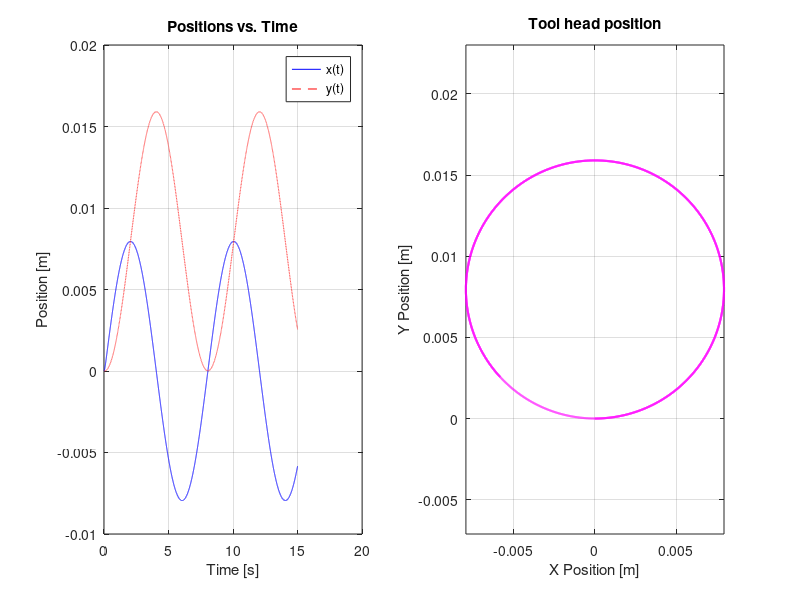
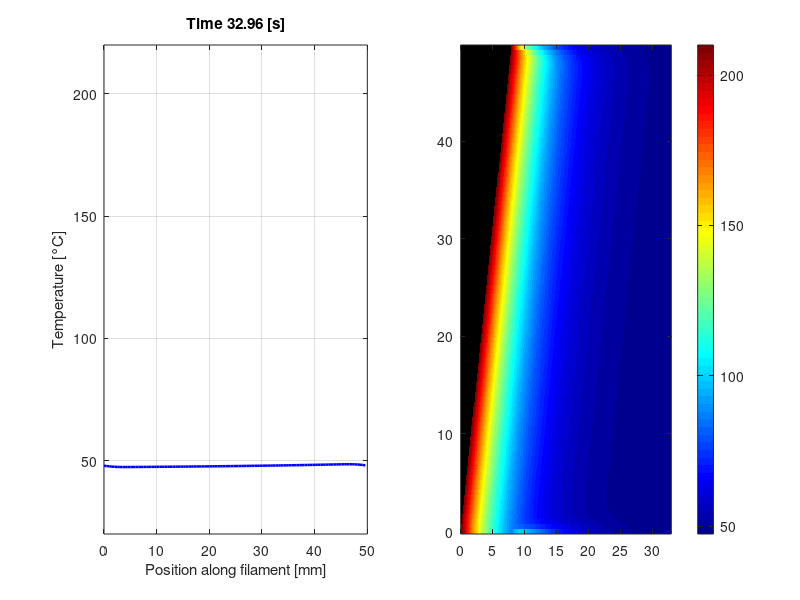

Source code (MATLAB) for these figures, in order: (Note: this script raises an error after producing the figures.)
clear, clc

%Variables%
r_m = 0.018;         % Motor radius [m]
L_m = 1e-4;         % Motor induction [H]
R_m = 2.0;         % Motor resistor [Ohm]
J_m = 1e-5;         % Motor inertia [kg*m^2]
K_m = 0.05;         % Motor constant [N*m/A]
m_tool = 0.5;      % Tool head mass [kg]
%u_n = ;         % Nozzle voltage
%i_n = ;         % Nozzle current
%C_n = ;         % Nozzle capacitor
%C_tn = ;        % Nozzle thermal capacity
%R_tn = ;        % Nozzle thermal resistance
%R_n = ;         % Nozzle resistor
mu_r = 0.3;        % Bearing friction rolling [N*s/m]
mu_lx = 0.5;       % Bearing friction linear x-direction [N*s/m]
mu_ly = 0.5;       % Bearing friction linear y-direction [N*s/m]
dx = 0.3;         % Print area dimension x [m]
dy = 0.3;         % Print area dimension y [m]

% Heat Transfer & Thermal Variables %
d = 0.0004;        % Filament cross-section dimension [m]
rho = 1240;        % Filament density [kg/m^3]
c_p = 1800;        % Specific heat capacity [J/(kg*K)]
k_cond = 0.13;     % Thermal conductivity [W/(m*K)]
alpha = k_cond/(rho*c_p); % Thermal diffusivity [m^2/s]
h_air = 20;        % Air convection coefficient [W/(m^2*K)]
h_bed = 100;       % Bed contact conduction coefficient [W/(m^2*K)]
T_e = 25;          % Environmental temperature [°C]
T_b = 60;          % Print bed temperature [°C]
T_n = 210;         % Nozzle temperature [°C]
N = 100;            % Number of spatial grid cells

%%%%%%%%%%%%%%%%%%%%%%%%%%%%%%%%%%%%%%%%%%%%%%%%%%%%%%%%%%%%%%%%%%%%%%%%%%%

J_eff = 1/(J_m + 0.5*m_tool*r_m^2);   % effective inertia

% x-dynamics
A_x = [0,               1,                                  0;
       0,  -J_eff * r_m^2 * (4*mu_r + mu_lx),     (J_eff*r_m*K_m)/2;
       0,       -(2*K_m)/(r_m*L_m),                    -R_m/L_m];
B_x = [0; 0; 1/L_m];
C_x = [1, 0, 0];
D_x = 0;

eig(A_x)
sys_x = ss(A_x, B_x, C_x, D_x);


% Inputs
t    = 0:0.001:15;                % Simulation time [s]
f    = 0.025;                     % Frequency [Hz] (1 circle per second)
w    = 2 * pi * f;            % Angular frequency [rad/s]
U_0  = 0.05;                    % Input voltage amplitude [V]

% Decoupled inputs
u_x = U_0 * cos(5* w * t);
%u_x = 0*t;
u_y = U_0 * sin(5* w * t);
%u_y = 1*t;

if u_x == 0
    A_y = [0,               1,                                  0;
           0,  -J_eff * r_m^2 * (2*mu_r + mu_ly),     (J_eff*r_m*K_m)/2;
           0,       -(2*K_m)/(r_m*L_m),                    -R_m/L_m];
    B_y = [0; 0; 1/L_m];
    C_y = [1, 0, 0];
    D_y = 0;

    sys_y = ss(A_y, B_y, C_y, D_y);

else
    A_y = [0,               1,                                  0;
       0,  -J_eff * r_m^2 * (4*mu_r + mu_ly),     (J_eff*r_m*K_m)/2;
       0,       -(2*K_m)/(r_m*L_m),                    -R_m/L_m];
    B_y = [0; 0; 1/L_m];
    C_y = [1, 0, 0];
    D_y = 0;

    sys_y = ss(A_y, B_y, C_y, D_y);
end

eig(A_y)
% Calculate actual physical motor voltages
u_ml = (u_x + u_y) / 2;
u_mr = (u_x - u_y) / 2;

% Run 
x_pos = lsim(sys_x, u_x, t);
y_pos = lsim(sys_y, u_y, t);

% Initialize combined figure
figure('Name', 'CoreXY Toolhead Motion');

% Position vs. Time
subplot(1, 2, 1);
plot(t, x_pos, 'b-', 'DisplayName', 'x(t)');
hold on;
plot(t, y_pos, 'r--', 'DisplayName', 'y(t)');
hold off;
grid on;
xlabel('Time [s]');
ylabel('Position [m]');
title('Positions vs. Time');
legend('Location', 'best');

% 2D Print Bed Trajectory (XY Plane)
subplot(1, 2, 2);
plot(x_pos, y_pos, 'm-', 'LineWidth', 1.5);
grid on;
axis equal;
xlabel('X Position [m]');
ylabel('Y Position [m]');
title('Tool head position');

%%%%%%%%%%%%%%%%%%%%%%%%%%%%%%%%%%%%%%%%%%%%%%%%%%%%%%%%%%%%%%%%%%%%%%%%%%%
%$ Q1.6

%% Calculate Path Length and Print Speed
T_loop = 1 / (5 * f);
N_loop = round(T_loop / 0.001);

x1 = x_pos(1:N_loop);
y1 = y_pos(1:N_loop);

% Distance between consecutive path points
dist = sqrt(diff(x1).^2 + diff(y1).^2);
L = sum(dist);              % Total loop length [m]
v = mean(dist / 0.001);     % Average print speed [m/s]
x_grid = linspace(0, L*1000, N);

% Thermal Model Setup
dl = L / N;                 % Distance between grid nodes
t_print = L / v;            % Print duration [s]
t_final = t_print + 25;     % Total simulation time (print + cooling) [s]

dt = (dl / v) / 10;         % Stable time step [s]
k_f = floor(t_final / dt) + 1;

M = NaN(N, k_f);          % Initialize history matrix with NaN
T = NaN(N, 1);            % Unprinted filament is NaN (does not exist yet)
T(1) = T_n;               % First extruded point
M(:, 1) = T;

n_i = 1;                    % Currently extruded node count

% Thermal Simulation Loop
for k = 1:(k_f - 1)
    t_sim = (k - 1) * dt;
    
    if t_sim <= t_print
        % PHASE 1: Extruding filament (growing domain)
        n_i_new = floor(v * t_sim / dl) + 1;
        if n_i_new > n_i && n_i_new <= N
            T(n_i:n_i_new) = T_n;
            n_i = n_i_new;
        end
        
        T_next = T;
        for i = 2:(n_i - 1)
            dT = alpha/(dl^2) * (T(i-1) + T(i+1) - 2*T(i)) + 3*h_air/(rho*c_p*d)*(T_e - T(i)) + h_bed/(rho*c_p*d)*(T_b - T(i));
            T_next(i) = T(i) + dT * dt;
        end
        T = T_next;

        if n_i >= 2
            T(1) = T(2);
        end
        
    else
        % PHASE 2: Closed loop cooling (hot end connects to cold start)
        for i = 1:N
            if i == 1
                T_left = T(N);   T_right = T(2);
            elseif i == N
                T_left = T(N-1); T_right = T(1);
            else
                T_left = T(i-1); T_right = T(i+1);
            end
            
            dT = alpha/(dl^2) * (T_left + T_right - 2*T(i)) + 3*h_air/(rho*c_p*d)*(T_e - T(i)) + h_bed/(rho*c_p*d)*(T_b - T(i));
            T_next(i) = T(i) + dT * dt;
        end
        T = T_next;
    end
    
    M(:, k+1) = T; % Store current temperature column
end

% Plots
t_vec = (0:(k_f-1)) * dt;       % time array for heatmap [s]

figure('Name', 'Filament Temperature Analysis', 'Position', [100, 100, 1000, 450]);

% Subplot 1: Temperature Profile Animation along filament
subplot(1, 2, 1);
for k = 1:20:k_f
    plot(x_grid, M(:, k), 'b-', 'LineWidth', 1.8);
    title(['Time ' num2str((k-1)*dt, '%.2f') ' [s]']);
    xlabel('Position along filament [mm]');
    ylabel('Temperature [°C]');
    ylim([20 220]);
    grid on;
    pause(1/120);
end

% Subplot 2: Spatiotemporal Heat Map (Time vs. Position)
subplot(1, 2, 2);
imagesc(t_vec, x_grid, M);
set(gca, 'YDir', 'normal');          % Keep position 0 at bottom
colormap(jet);
c = colorbar;
c.Label.String = 'Temperature [°C]';
xlabel('Time [s]');
ylabel('Position along filament [mm]');
title('Filament Heat Map');
xline(t_print, 'w--', 'Print Finished', 'LineWidth', 1.5, 'LabelOrientation', 'aligned');

% Find the time column index at the moment printing finishes
k_print = floor(t_print / dt) + 20;

% Plot temperature along the filament at t = t_print
figure('Name', 'Temperature at Print Completion');
plot(x_grid, M(:, k_print), 'b-', 'LineWidth', 1.8);
grid on;
xlabel('Position along filament [mm]');
ylabel('Temperature [°C]');
title(['Temperature Profile at Print Completion (t = ' num2str(t_print, '%.2f') ' s)']);
ylim([20 220]);
